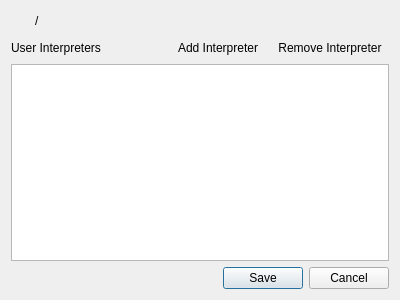
<?xml version="1.0" encoding="UTF-8"?>
<ui version="4.0">
 <class>manageInterpreters_Dialog</class>
 <widget class="QDialog" name="manageInterpreters_Dialog">
  <property name="windowModality">
   <enum>Qt::ApplicationModal</enum>
  </property>
  <property name="geometry">
   <rect>
    <x>0</x>
    <y>0</y>
    <width>400</width>
    <height>300</height>
   </rect>
  </property>
  <property name="windowTitle">
   <string>Manage Interpreters</string>
  </property>
  <layout class="QVBoxLayout" name="verticalLayout">
   <item>
    <layout class="QHBoxLayout" name="defaulInterpreter_layout">
     <item>
      <widget class="QLabel" name="defaulInterpreter_label">
       <property name="minimumSize">
        <size>
         <width>18</width>
         <height>18</height>
        </size>
       </property>
       <property name="maximumSize">
        <size>
         <width>18</width>
         <height>18</height>
        </size>
       </property>
       <property name="text">
        <string/>
       </property>
       <property name="pixmap">
        <pixmap resource="resources.qrc">:/icons/icons/python_twosnakes.png</pixmap>
       </property>
       <property name="scaledContents">
        <bool>true</bool>
       </property>
      </widget>
     </item>
     <item>
      <widget class="QLabel" name="defaultInterpreterPath_label">
       <property name="text">
        <string>/</string>
       </property>
      </widget>
     </item>
     <item>
      <spacer name="horizontalSpacer_2">
       <property name="orientation">
        <enum>Qt::Horizontal</enum>
       </property>
       <property name="sizeHint" stdset="0">
        <size>
         <width>40</width>
         <height>20</height>
        </size>
       </property>
      </spacer>
     </item>
    </layout>
   </item>
   <item>
    <layout class="QHBoxLayout" name="horizontalLayout">
     <item>
      <widget class="QLabel" name="label">
       <property name="text">
        <string>User Interpreters</string>
       </property>
      </widget>
     </item>
     <item>
      <spacer name="horizontalSpacer">
       <property name="orientation">
        <enum>Qt::Horizontal</enum>
       </property>
       <property name="sizeHint" stdset="0">
        <size>
         <width>40</width>
         <height>20</height>
        </size>
       </property>
      </spacer>
     </item>
     <item>
      <widget class="QToolButton" name="addInterpreter_Button">
       <property name="text">
        <string>Add Interpreter</string>
       </property>
       <property name="icon">
        <iconset resource="resources.qrc">
         <normaloff>:/icons/icons/add.png</normaloff>:/icons/icons/add.png</iconset>
       </property>
       <property name="autoRaise">
        <bool>true</bool>
       </property>
      </widget>
     </item>
     <item>
      <widget class="QToolButton" name="removeInterpreter_Button">
       <property name="text">
        <string>Remove Interpreter</string>
       </property>
       <property name="icon">
        <iconset resource="resources.qrc">
         <normaloff>:/icons/icons/delete.png</normaloff>:/icons/icons/delete.png</iconset>
       </property>
       <property name="autoRaise">
        <bool>true</bool>
       </property>
      </widget>
     </item>
    </layout>
   </item>
   <item>
    <widget class="QListWidget" name="pyInterpreters_List">
     <property name="editTriggers">
      <set>QAbstractItemView::NoEditTriggers</set>
     </property>
     <property name="showDropIndicator" stdset="0">
      <bool>false</bool>
     </property>
     <property name="dragDropMode">
      <enum>QAbstractItemView::InternalMove</enum>
     </property>
     <property name="defaultDropAction">
      <enum>Qt::MoveAction</enum>
     </property>
     <property name="alternatingRowColors">
      <bool>true</bool>
     </property>
     <property name="sortingEnabled">
      <bool>false</bool>
     </property>
    </widget>
   </item>
   <item>
    <widget class="QDialogButtonBox" name="buttonBox">
     <property name="orientation">
      <enum>Qt::Horizontal</enum>
     </property>
     <property name="standardButtons">
      <set>QDialogButtonBox::Cancel|QDialogButtonBox::Save</set>
     </property>
    </widget>
   </item>
  </layout>
 </widget>
 <resources>
  <include location="resources.qrc"/>
 </resources>
 <connections>
  <connection>
   <sender>buttonBox</sender>
   <signal>accepted()</signal>
   <receiver>manageInterpreters_Dialog</receiver>
   <slot>accept()</slot>
   <hints>
    <hint type="sourcelabel">
     <x>229</x>
     <y>275</y>
    </hint>
    <hint type="destinationlabel">
     <x>157</x>
     <y>274</y>
    </hint>
   </hints>
  </connection>
  <connection>
   <sender>buttonBox</sender>
   <signal>rejected()</signal>
   <receiver>manageInterpreters_Dialog</receiver>
   <slot>reject()</slot>
   <hints>
    <hint type="sourcelabel">
     <x>297</x>
     <y>281</y>
    </hint>
    <hint type="destinationlabel">
     <x>286</x>
     <y>274</y>
    </hint>
   </hints>
  </connection>
  <connection>
   <sender>addInterpreter_Button</sender>
   <signal>clicked()</signal>
   <receiver>manageInterpreters_Dialog</receiver>
   <slot>add_interpreter()</slot>
   <hints>
    <hint type="sourcelabel">
     <x>346</x>
     <y>58</y>
    </hint>
    <hint type="destinationlabel">
     <x>456</x>
     <y>68</y>
    </hint>
   </hints>
  </connection>
  <connection>
   <sender>removeInterpreter_Button</sender>
   <signal>clicked()</signal>
   <receiver>manageInterpreters_Dialog</receiver>
   <slot>remove_interpreter()</slot>
   <hints>
    <hint type="sourcelabel">
     <x>378</x>
     <y>57</y>
    </hint>
    <hint type="destinationlabel">
     <x>442</x>
     <y>53</y>
    </hint>
   </hints>
  </connection>
 </connections>
 <slots>
  <slot>add_interpreter()</slot>
  <slot>remove_interpreter()</slot>
  <slot>update_interpreters(QListWidgetItem*)</slot>
 </slots>
</ui>
